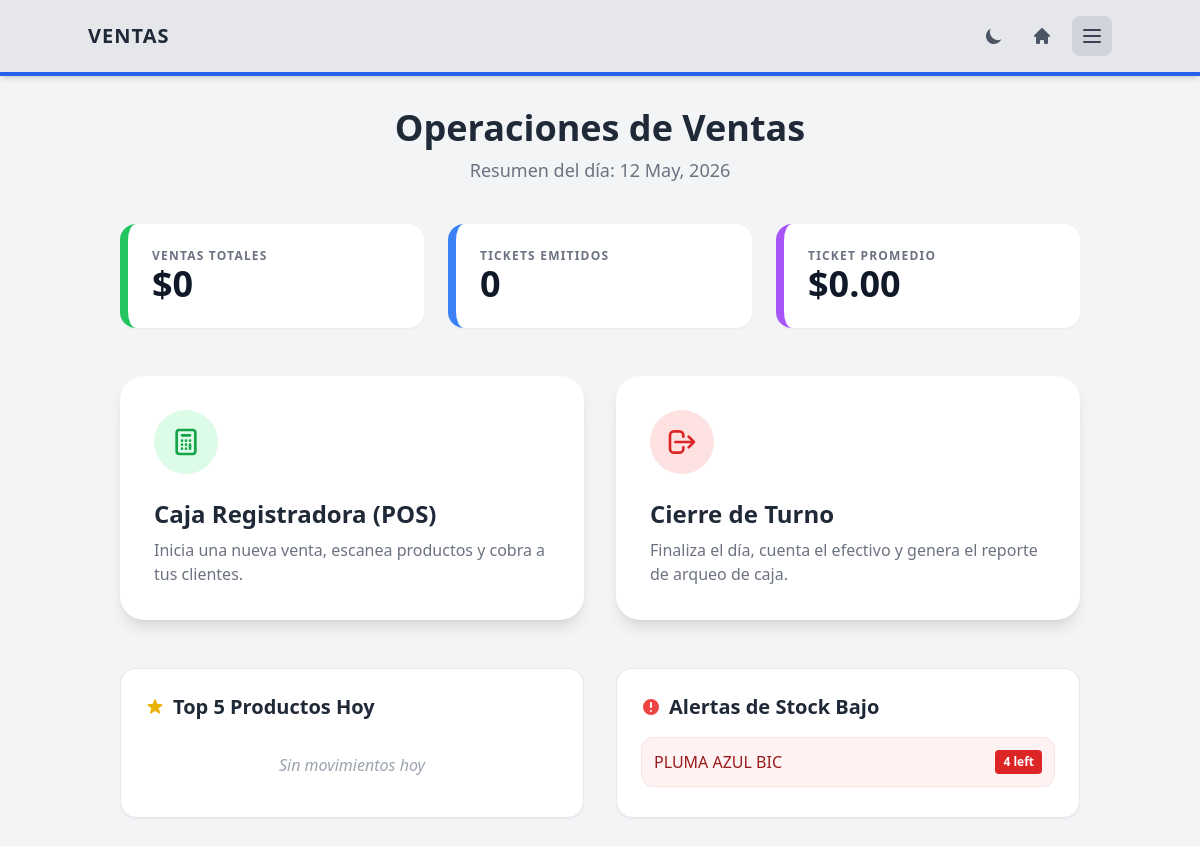
The page /ventas/dashboard/ (signed in) on the database as committed earlier.
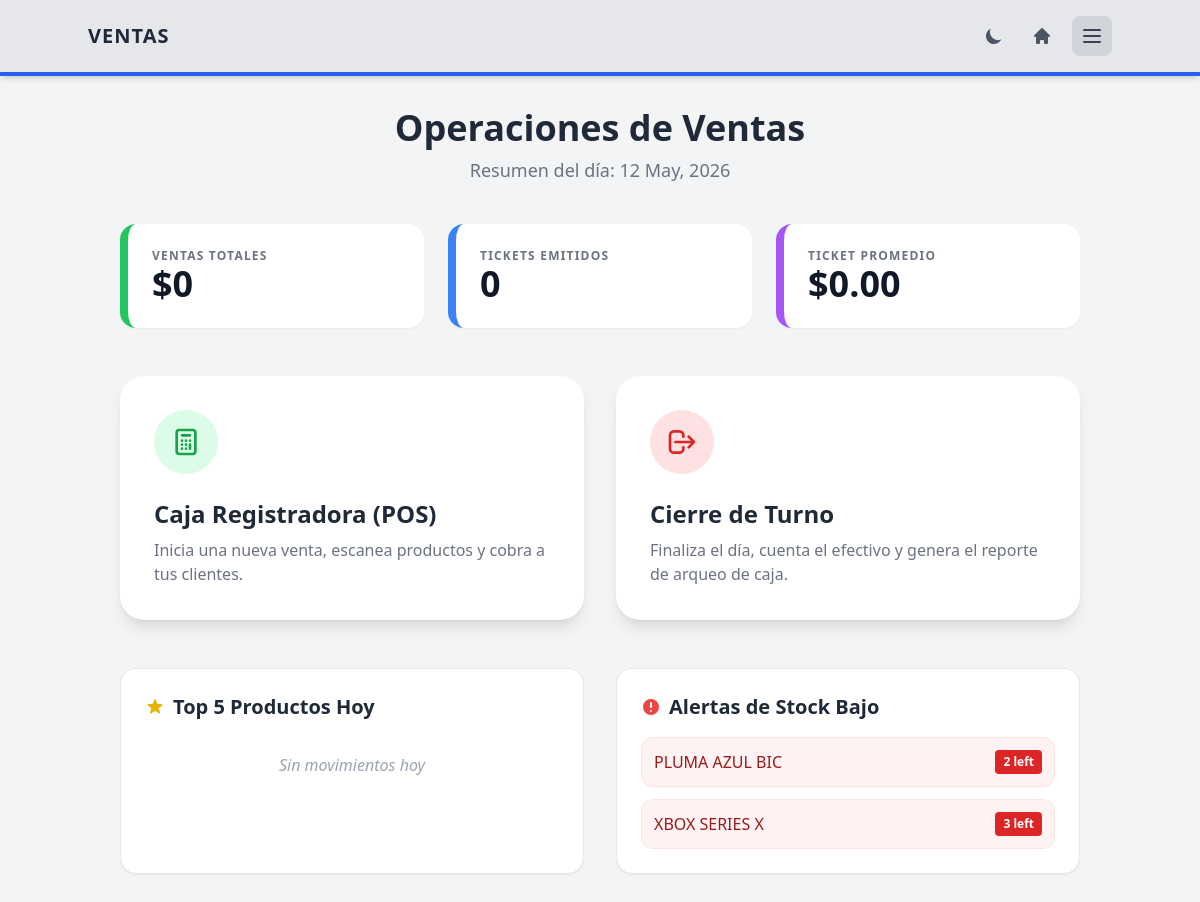
The same page on the database as committed later.
### inventario/models.py (models this page shows, shortened)
class Producto(models.Model):
    codigo_barras = models.CharField(max_length=50, unique=True)
    nombre = models.CharField(max_length=200)
    categoria = models.ForeignKey(Categoria, on_delete=models.SET_NULL, null=True, related_name='productos')
    stock = models.IntegerField(default=0)

### ventas/views/dashboard.py (the view)
# urls.py: path('', views.dashboard, name='inventario_dashboard'),
@login_required
@permission_required(VENTAS_PERMISSION, login_url='portal_principal')
def dashboard(request):
    hoy = timezone.now().date()
    ventas_hoy = Venta.objects.filter(fecha__date=hoy)
    total_ventas = ventas_hoy.aggregate(Sum('total'))['total__sum'] or 0
    num_tickets = ventas_hoy.count()
    if num_tickets > 0:
        ticket_promedio = total_ventas / num_tickets
    else:
        ticket_promedio = 0
    productos_top = DetalleVenta.objects.filter(venta__fecha__date=hoy) \
        .values('producto__nombre') \
        .annotate(total_vendido=Sum('cantidad')) \
        .order_by('-total_vendido')[:5]
    stock_bajo = Producto.objects.filter(stock__lt=5)
    contexto = {
        **get_config_context('Panel de Control - Ventas', 'border-blue-600'),
        'total_ventas': total_ventas,
        'num_tickets': num_tickets,
        'productos_top': productos_top,
        'ticket_promedio': ticket_promedio,
        'stock_bajo': stock_bajo,
        'hoy': hoy,
    }
    return render(request, 'ventas/dashboard.html', contexto)

### core/utils.py (called while the page is built)
def get_config_context(nav_title, accent_color, nav_items=None):
    if nav_items is None:
        nav_items = [
            {'label': 'Ventas', 'url': reverse('dashboard'), 'hover_color': 'text-yellow-600', 'hover_color_dark': 'text-yellow-500'},
            {'label': 'Inventario', 'url': reverse('inventario_dashboard'), 'hover_color': 'text-yellow-600', 'hover_color_dark': 'text-yellow-500'},
            {'label': 'Configuración', 'url': reverse('config_dashboard'), 'hover_color': 'text-yellow-600', 'hover_color_dark': 'text-yellow-500'},
        ]
    return {
        'nav_title': nav_title,
        'accent_color': accent_color,
        'nav_items': nav_items,
        'htmx_enabled': True
    }

### ventas/templates/ventas/dashboard.html (shortened to what the changed rows need)
{% extends "base/base.html" %}
{% block content %}
<div class="text-center mb-10">
    <h2 class="text-3xl sm:text-4xl font-black text-gray-800 dark:text-white mb-2">Operaciones de Ventas</h2>
</div>
<div class="grid grid-cols-1 lg:grid-cols-2 gap-8">
    <div class="bg-white dark:bg-gray-800 p-6 rounded-2xl shadow-sm border border-gray-200 dark:border-gray-700">
        <div class="space-y-3">
            {% for prod in stock_bajo %}
            <div class="flex justify-between items-center p-3 bg-red-50 dark:bg-red-900/20 rounded-xl border border-red-100 dark:border-red-900/50">
                <span class="font-medium text-red-800 dark:text-red-300">{{ prod.nombre }}</span>
                <span class="bg-red-600 text-white px-2 py-1 rounded text-xs font-bold">{{ prod.stock }} left</span>
            </div>
            {% empty %}
            <p class="text-center py-6 text-gray-400 italic">Todo el inventario está sano ✨</p>
            {% endfor %}
        </div>
    </div>
</div>
{% endblock %}

Rows that differ between the two databases and show on the page:
changed Producto "PLUMA AZUL BIC": stock "4" → "2"
now on this page (row edited): Producto: nombre "XBOX SERIES X", stock "3"
